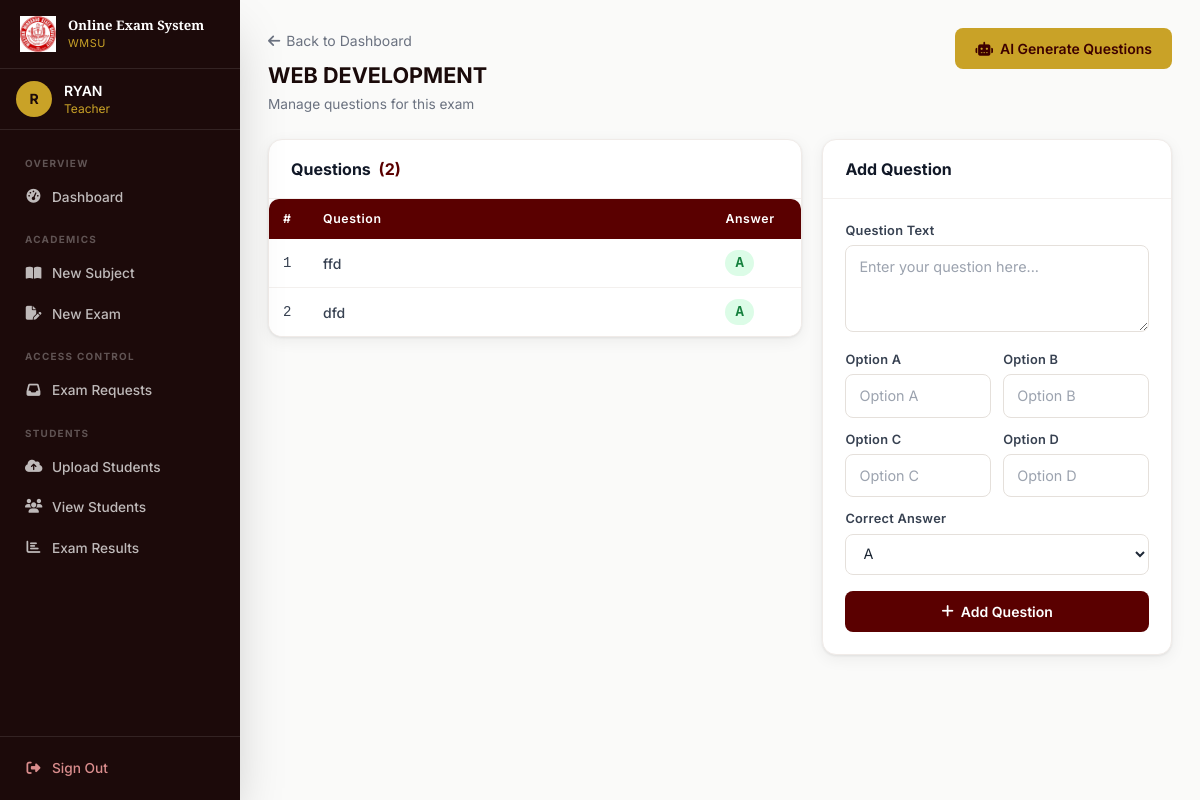
Screenshot of /teacher/add_questions/1 (signed in) with the database file from the repository.
### tables this page shows
CREATE TABLE exams (
        id INTEGER PRIMARY KEY AUTOINCREMENT,
        subject_id INTEGER NOT NULL,
        title TEXT NOT NULL,
        duration INTEGER NOT NULL,
        FOREIGN KEY (subject_id) REFERENCES subjects (id)
    );

CREATE TABLE questions (
        id INTEGER PRIMARY KEY AUTOINCREMENT,
        exam_id INTEGER NOT NULL,
        question TEXT NOT NULL,
        option_a TEXT NOT NULL,
        option_b TEXT NOT NULL,
        option_c TEXT NOT NULL,
        option_d TEXT NOT NULL,
        correct_answer TEXT NOT NULL,
        FOREIGN KEY (exam_id) REFERENCES exams (id)
    );

### app.py (the view, shortened to what this page needs)
@app.route('/teacher/add_questions/<int:exam_id>', methods=['GET', 'POST'])
@login_required
@role_required('teacher')
def add_questions(exam_id):
    conn = get_db()
    exam = db_execute(conn, "SELECT * FROM exams WHERE id = ?", (exam_id,)).fetchone()
    if not exam:
        flash('Exam not found.', 'danger')
        conn.close()
        return redirect(url_for('teacher_dashboard'))
    questions = db_execute(conn, "SELECT * FROM questions WHERE exam_id = ?", (exam_id,)).fetchall()
    conn.close()
    return render_template('add_questions.html', exam=exam, questions=questions)

### app.py (called while the page is built)
def get_db():
    if USE_POSTGRES:
        conn = psycopg2.connect(DATABASE_URL)
        conn.autocommit = False
        return conn
    else:
        conn = sqlite3.connect('examination.db')
        conn.row_factory = sqlite3.Row
        return conn

def db_cursor(conn):
    if USE_POSTGRES:
        return conn.cursor(cursor_factory=psycopg2.extras.RealDictCursor)
    return conn.cursor()

def db_execute(conn, sql, params=()):
    if USE_POSTGRES:
        sql = sql.replace('?', '%s')
    cur = db_cursor(conn)
    cur.execute(sql, params)
    return cur

def login_required(f):
    @wraps(f)
    def decorated(*args, **kwargs):
        if 'user_id' not in session:
            flash('Please sign in to continue.', 'danger')
            return redirect(url_for('login'))
        return f(*args, **kwargs)
    return decorated

def role_required(role):
    def decorator(f):
        @wraps(f)
        def decorated(*args, **kwargs):
            if session.get('role') != role:
                flash('You do not have permission to access that page.', 'danger')
                return redirect(url_for('dashboard'))
            return f(*args, **kwargs)
        return decorated
    return decorator

### templates/add_questions.html (shortened to what this page needs)
{% extends "base.html" %}
{% block content %}
<div class="flex flex-wrap items-start justify-between gap-3 mb-6">
    <div>
        <a href="{{ url_for('teacher_dashboard') }}" class="text-sm text-gray-500 hover:text-maroon-700 transition-colors mb-2 inline-block"><i class="fas fa-arrow-left mr-1.5"></i>Back to Dashboard</a>
        <h1 class="page-title">{{ exam.title }}</h1>
        <p class="page-subtitle">Manage questions for this exam</p>
    </div>
    <a href="{{ url_for('auto_generate_questions', exam_id=exam.id) }}" class="btn btn-gold">
        <i class="fas fa-robot"></i> AI Generate Questions
    </a>
</div>
<div class="grid grid-cols-1 lg:grid-cols-5 gap-5">
    <div class="lg:col-span-3">
        <div class="card">
            <div class="card-header">
                <h2 class="font-bold text-gray-900 text-base">Questions <span class="text-maroon-700 ml-1">({{ questions|length }})</span></h2>
            </div>
            {% if questions %}
            <div class="table-wrap">
                <table class="data-table">
                    <thead>
                        <tr>
                            <th style="width:40px">#</th>
                            <th>Question</th>
                            <th style="width:90px">Answer</th>
                        </tr>
                    </thead>
                    <tbody>
                        {% for q in questions %}
                        <tr>
                            <td class="text-gray-400 font-mono text-xs">{{ loop.index }}</td>
                            <td class="font-medium text-gray-800 max-w-xs" style="white-space:normal;line-height:1.4">{{ q.question }}</td>
                            <td><span class="badge badge-green font-mono text-sm">{{ q.correct_answer }}</span></td>
                        </tr>
                        {% endfor %}
                    </tbody>
                </table>
            </div>
            {% endif %}
        </div>
    </div>
    <div class="lg:col-span-2">
        <div class="card">
            <div class="card-header">
                <h2 class="font-bold text-gray-900 text-base">Add Question</h2>
            </div>
            <div class="card-body">
                <form method="POST">
                    <div class="mb-3">
                        <label class="form-label">Question Text</label>
                        <textarea name="question" rows="3" class="form-input resize-none" placeholder="Enter your question here..." required style="min-height:80px;resize:vertical"></textarea>
                    </div>
                    <div class="grid grid-cols-2 gap-3 mb-3">
                        <div>
                            <label class="form-label">Option A</label>
                            <input type="text" name="option_a" class="form-input" placeholder="Option A" required>
                        </div>
                        <div>
                            <label class="form-label">Option B</label>
                            <input type="text" name="option_b" class="form-input" placeholder="Option B" required>
                        </div>
                        <div>
                            <label class="form-label">Option C</label>
                            <input type="text" name="option_c" class="form-input" placeholder="Option C" required>
                        </div>
                        <div>
                            <label class="form-label">Option D</label>
                            <input type="text" name="option_d" class="form-input" placeholder="Option D" required>
                        </div>
                    </div>
                    <div class="mb-4">
                        <label class="form-label">Correct Answer</label>
                        <select name="correct_answer" class="form-input cursor-pointer" required>
                            <option value="A">A</option>
                        </select>
                    </div>
                    <button type="submit" class="btn btn-primary w-full justify-center"><i class="fas fa-plus"></i> Add Question</button>
                </form>
            </div>
        </div>
    </div>
</div>
{% endblock %}

### templates/base.html (style rules this page uses)
* { box-sizing:border-box }
html { scroll-behavior:smooth }
body { font-family:'Inter',system-ui,sans-serif }
.data-table { width:100%;border-collapse:collapse }
.data-table th { background:#5a0000;color:#fff;padding:11px 14px;text-align:left;font-size:.77rem;font-weight:600;letter-spacing:.05em;white-space:nowrap }
.data-table th:first-child { border-radius:8px 0 0 0 }
.data-table th:last-child { border-radius:0 8px 0 0 }
.data-table td { padding:11px 14px;font-size:.875rem;color:#374151;border-bottom:1px solid #f3f0ee;vertical-align:middle }
.data-table tbody tr { background:#fff;transition:background .15s }
.data-table tbody tr:last-child td { border-bottom:none }
.form-input { width:100%;padding:10px 13px;border:1.5px solid #e5e0db;border-radius:8px;font-size:.9rem;font-family:'Inter',sans-serif;transition:all .2s;background:#fff;color:#1f2937 }
.form-input::placeholder { color:#9ca3af }
select.form-input { cursor:pointer }
.form-label { display:block;font-size:.8rem;font-weight:600;color:#374151;margin-bottom:5px;letter-spacing:.02em }
.btn { display:inline-flex;align-items:center;gap:7px;padding:10px 20px;border:none;border-radius:8px;font-size:.875rem;font-weight:600;cursor:pointer;transition:all .2s;font-family:'Inter',sans-serif;text-decoration:none;white-space:nowrap }
.btn-primary { background:#5a0000;color:#fff }
.btn-gold { background:#c9a227;color:#3d0000 }
.badge { display:inline-flex;align-items:center;gap:4px;padding:3px 10px;border-radius:20px;font-size:.72rem;font-weight:600 }
.badge-green { background:#dcfce7;color:#15803d }
.card { background:#fff;border-radius:14px;box-shadow:0 1px 3px rgba(0,0,0,.08),0 4px 16px rgba(0,0,0,.06);border:1px solid #f0ebe8;overflow:hidden }
.card-header { padding:17px 22px;border-bottom:1px solid #f3f0ee;display:flex;align-items:center;justify-content:space-between;flex-wrap:wrap;gap:10px }
.card-body { padding:22px }
.page-title { font-size:1.35rem;font-weight:700;color:#1a0a0a;margin-bottom:3px }
.page-subtitle { font-size:.855rem;color:#6b7280 }
a { text-decoration:none }
.table-wrap { overflow-x:auto;border-radius:10px;box-shadow:0 1px 3px rgba(0,0,0,.08) }

### rows the page displays
exams: title "WEB DEVELOPMENT"
questions: question "ffd", correct_answer "A"
questions: question "dfd", correct_answer "A"

### other values shown
{{ (session.name or 'U')[0]|upper }} "R"
{{ session.name }} "RYAN"
{{ session.role }} "Teacher"
{{ questions|length }} "2"
